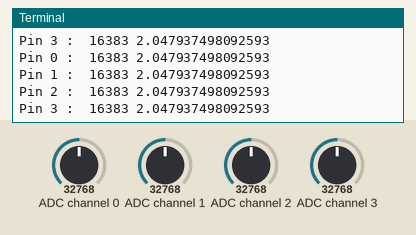
Recording of a program running on a simulated Raspberry Pi (BCM pin numbers). On the bench: the last lines printed to the terminal. The test bench sets the inputs (shaded band); at power-on: ADC channel 0 = 32768, ADC channel 1 = 32768, ADC channel 2 = 32768, ADC channel 3 = 32768 (analog values on the 0–65535 scale).

Above: at 1.2 s.
1.3 s: ADC channel 0 set to 45874
2.8 s: ADC channel 1 set to 45874
At 3.9 s:
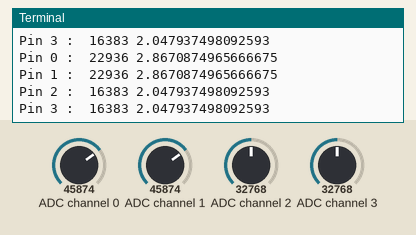
4.3 s: ADC channel 2 set to 45874
At 5.6 s:
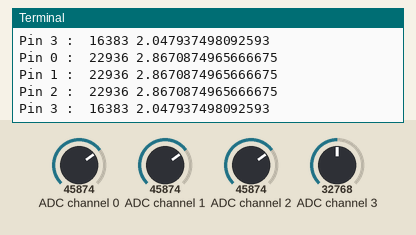
5.8 s: ADC channel 3 set to 45874
At 6.7 s:
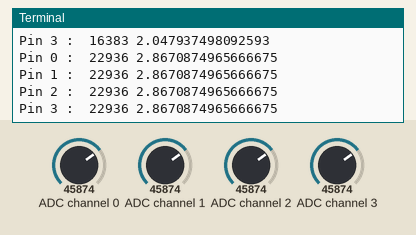
7.3 s: ADC channel 0 set to 63568
8.8 s: ADC channel 1 set to 63568
At 10.2 s:
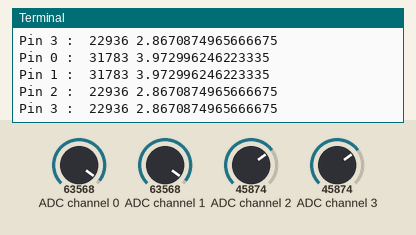
Timing chart, 0 to 11.3 s (numbered marks = the images above; inputs shaded):
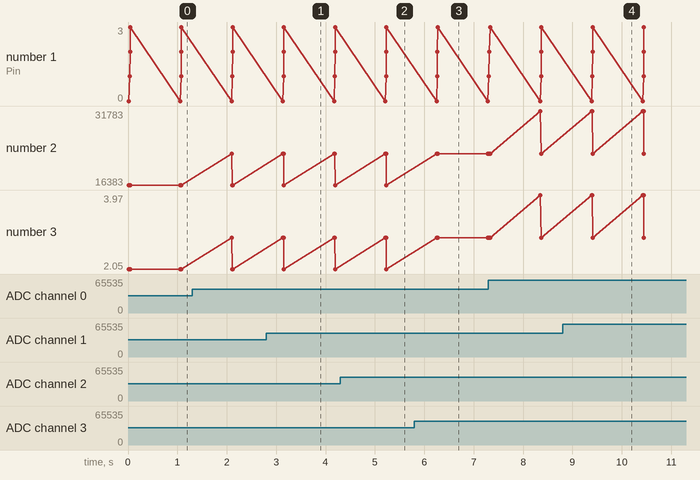

Measured:
- after the input at 2.8 s, the terminal: prints a new line after 0.35 s (image 1)
- after the input at 4.3 s, the terminal: prints a new line after 0.93 s (image 2)
- after the input at 5.8 s, the terminal: prints a new line after 0.47 s (image 3)
- after the input at 8.8 s, the terminal: prints a new line after 0.61 s (image 4)

The program:

adc_test.py
```python
import board
import busio
i2c = busio.I2C(board.SCL, board.SDA)
import adafruit_ads1x15.ads1015 as ADS
from adafruit_ads1x15.analog_in import AnalogIn
from time import sleep

ads = ADS.ADS1015(i2c)

in0 = AnalogIn(ads, ADS.P0)
in1 = AnalogIn(ads, ADS.P1)
in2 = AnalogIn(ads, ADS.P2)
in3 = AnalogIn(ads, ADS.P3)

inArr = [in0, in1, in2, in3]

while True:
	for x,i in enumerate(inArr):
		print("Pin" , x , ": " , i.value, i.voltage)
	sleep(1)
```
